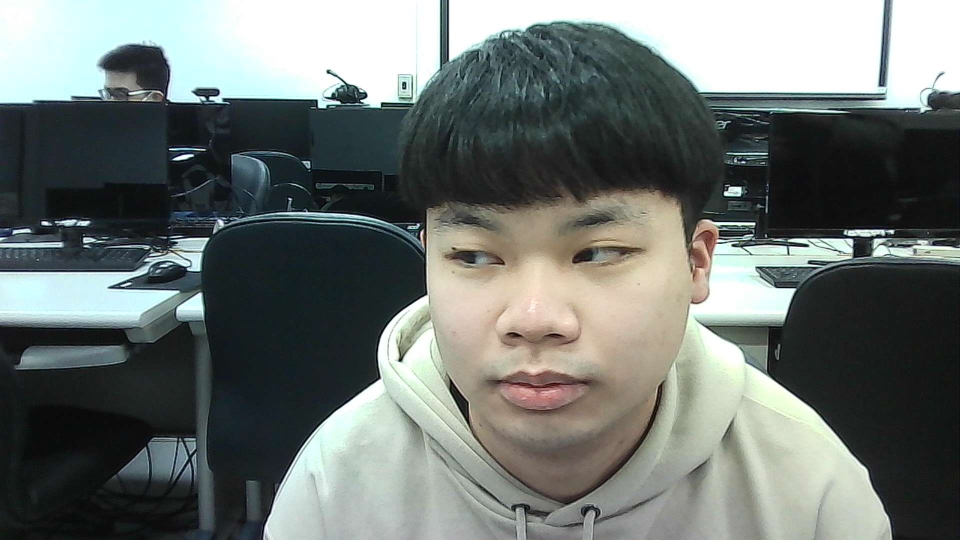
#> input picture opencv_test/photos/brian/brian_01.jpg, 1920 x 1080 px, found by its file name (shown at 1/2 size); its folder holds 4 pictures in this run
$ python model.py
#> lines starting #> are read from the running program, lines starting #| are printed output that depends on the picture
import cv2
import numpy as np
import os

# 使用 OpenCV 內建的分類器路徑
cascade_path = cv2.data.haarcascades + 'haarcascade_frontalface_default.xml'
detector = cv2.CascadeClassifier(cascade_path)  # 載入人臉追蹤模型

# 確認分類器是否正確載入
if detector.empty():
    print("錯誤：無法載入人臉分類器")
    exit(1)

recog = cv2.face.LBPHFaceRecognizer_create()
faces = []
ids = []

# 讀取 brian 的照片（01-15）
for i in range(1, 16):
    img = cv2.imread(f'opencv_test/photos/brian/brian_{i:02d}.jpg')  # 使用 :02d 確保數字格式為 01, 02, ...
#> img is the input picture: shape (1080, 1920, 3); mean B, G, R 112.6, 115.7, 109.4
    gray = cv2.cvtColor(img, cv2.COLOR_BGR2GRAY)  # 色彩轉換成黑白
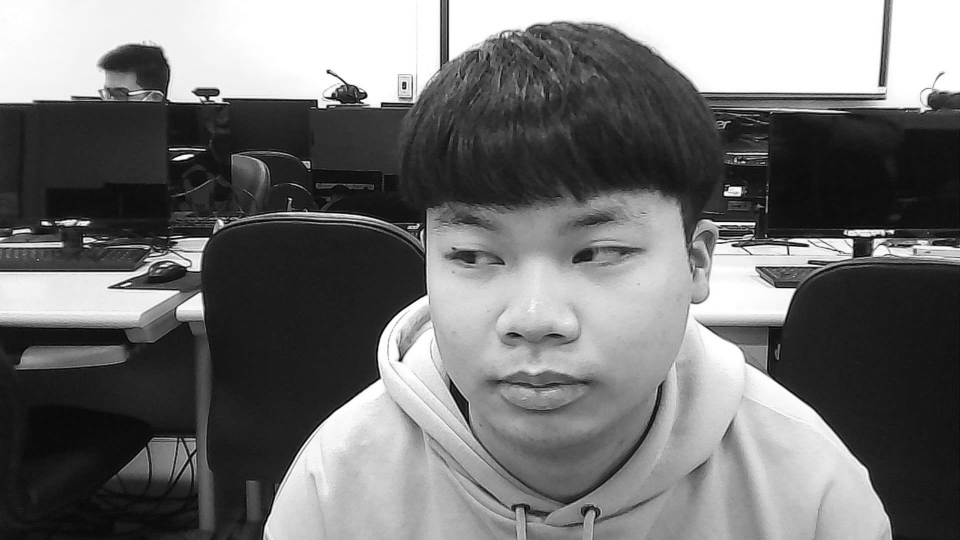
#> gray: shape (1080, 1920) (shown at 1/2 size); min 0, max 255, mean 113.5
    img_np = np.array(gray,'uint8')               # 轉換成指定編碼的 numpy 陣列
    face = detector.detectMultiScale(gray)        # 擷取人臉區域
#> face = [[742, 258, 662, 662]]
    for(x,y,w,h) in face:
        faces.append(img_np[y:y+h,x:x+w])         # 記錄brian人臉的位置和大小內像素的數值
        ids.append(1)                             # 記錄brian人臉對應的 id，只能是整數，都是 1 表示brian的 id 為 1
#> this loop made 1 pass
#> after the loop, faces = 1 item; ids = [1]
#> pass 2 of the loop `for i in range(1, 16):`:
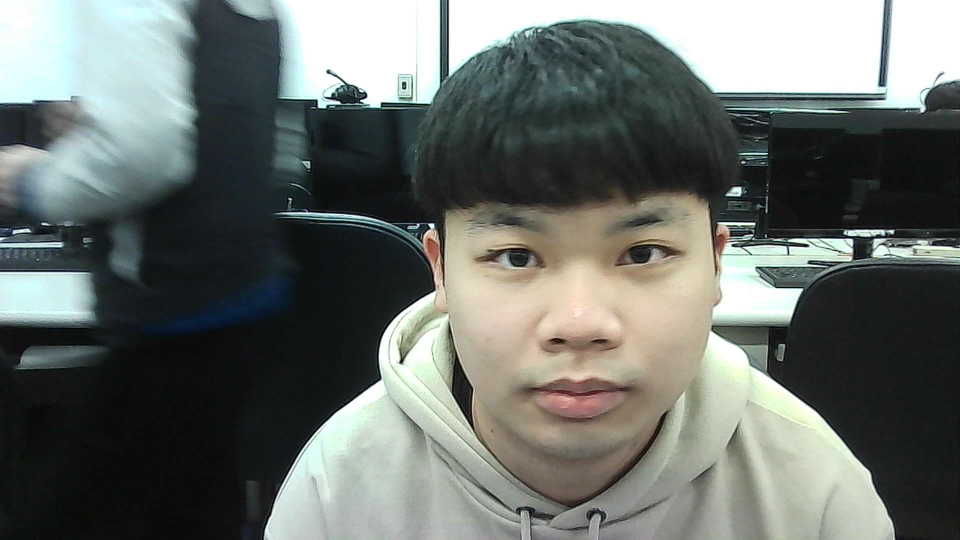
#> input picture opencv_test/photos/brian/brian_02.jpg, 1920 x 1080 px, found by its file name (shown at 1/2 size)
#> img is the input picture: shape (1080, 1920, 3); mean B, G, R 107.3, 111.4, 105.9
#> `gray = cv2.cvtColor(img, cv2.COLOR_BGR2GRAY)`:
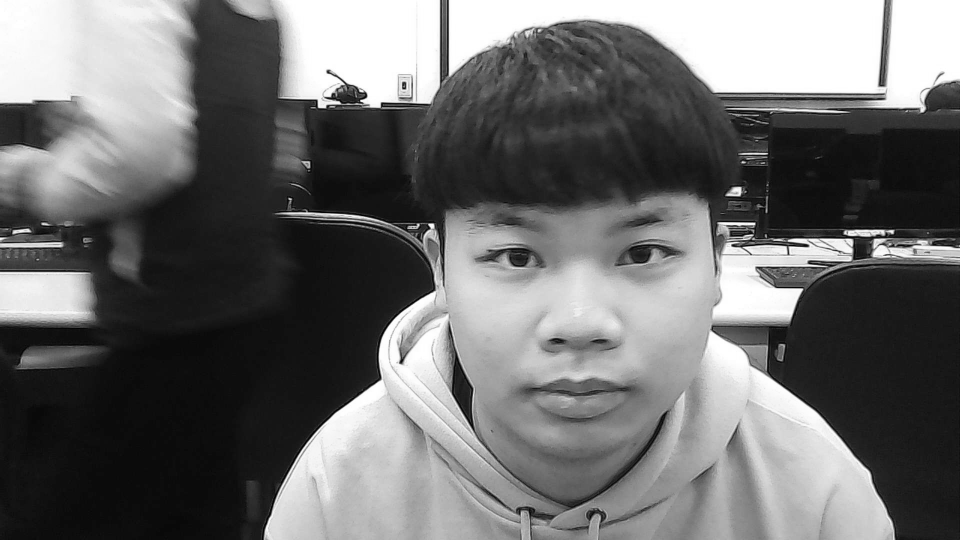
#> gray: shape (1080, 1920) (shown at 1/2 size); min 0, max 255, mean 109.3
#> face = [[527, 230, 92, 92], [741, 246, 709, 709]]
#> the loop `for(x,y,w,h) in face:` made 2 passes
#> after the loop `for(x,y,w,h) in face:`: faces = 3 items; ids = [1, 1, 1]
#> pass 3 of the loop `for i in range(1, 16):`:
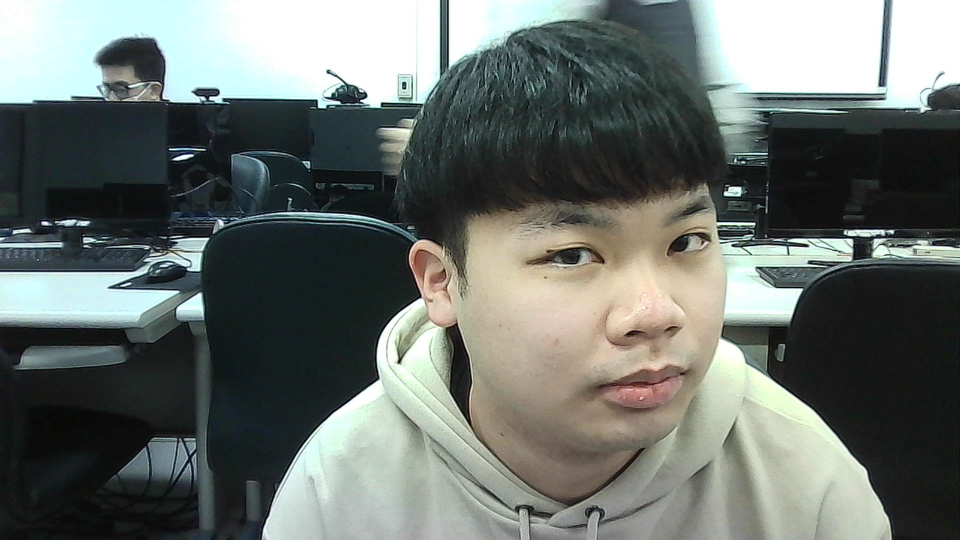
#> input picture opencv_test/photos/brian/brian_03.jpg, 1920 x 1080 px, found by its file name (shown at 1/2 size)
#> img is the input picture: shape (1080, 1920, 3); mean B, G, R 108.4, 112.8, 106.5
#> `gray = cv2.cvtColor(img, cv2.COLOR_BGR2GRAY)`:
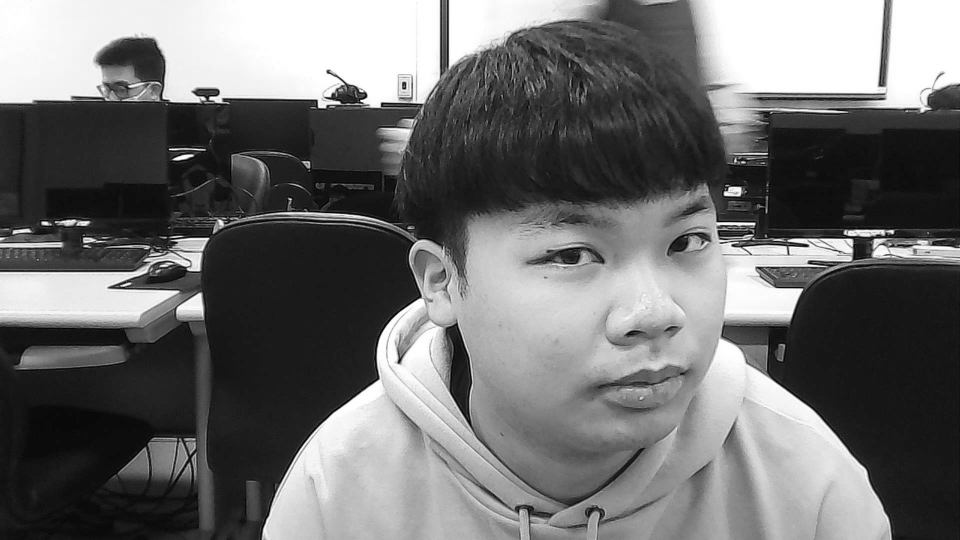
#> gray: shape (1080, 1920) (shown at 1/2 size); min 0, max 255, mean 110.4
#> face = ()
#> (the run stopped early here; a loop or call above may not have finished)
